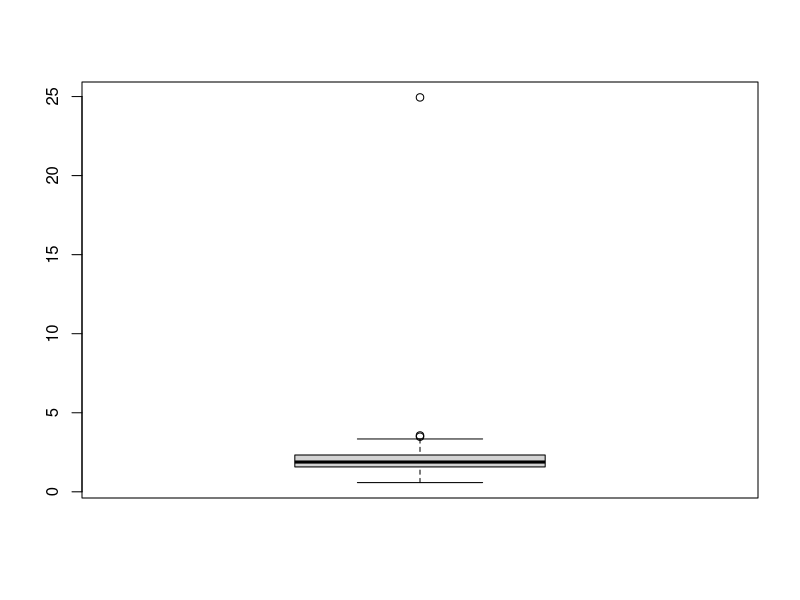
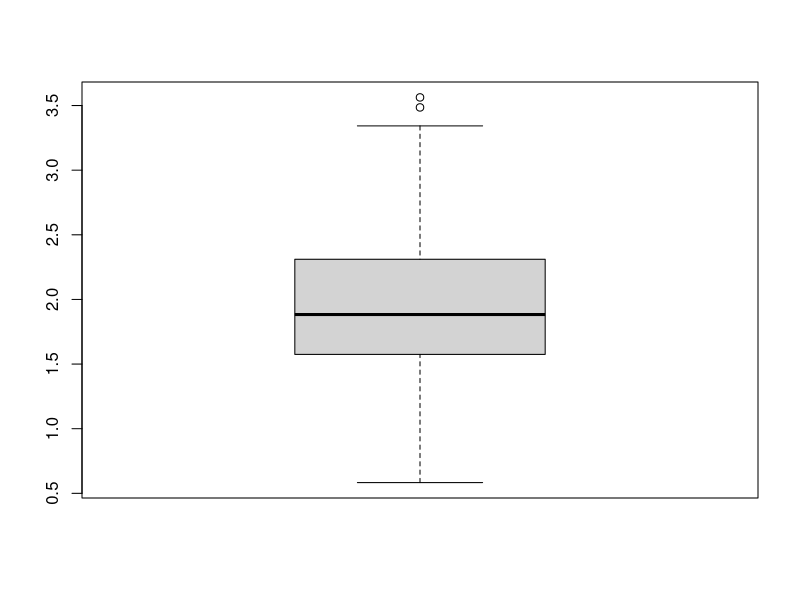
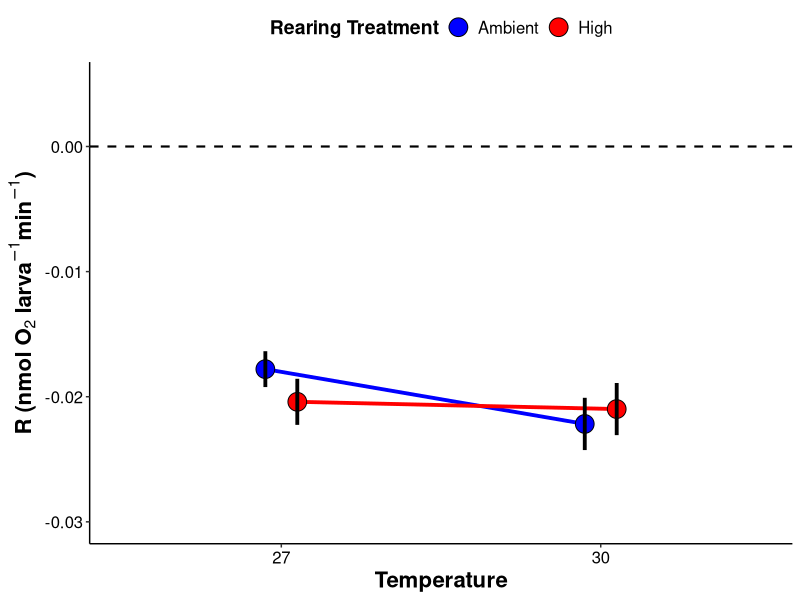
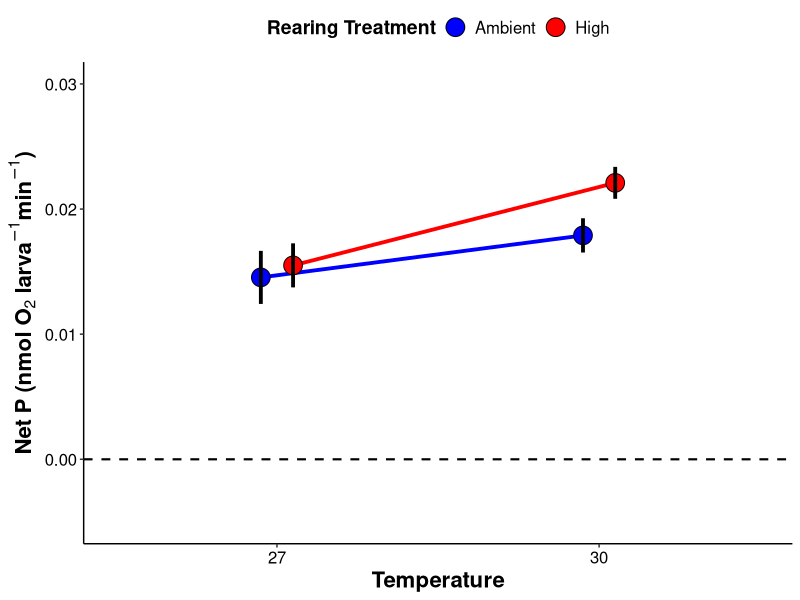
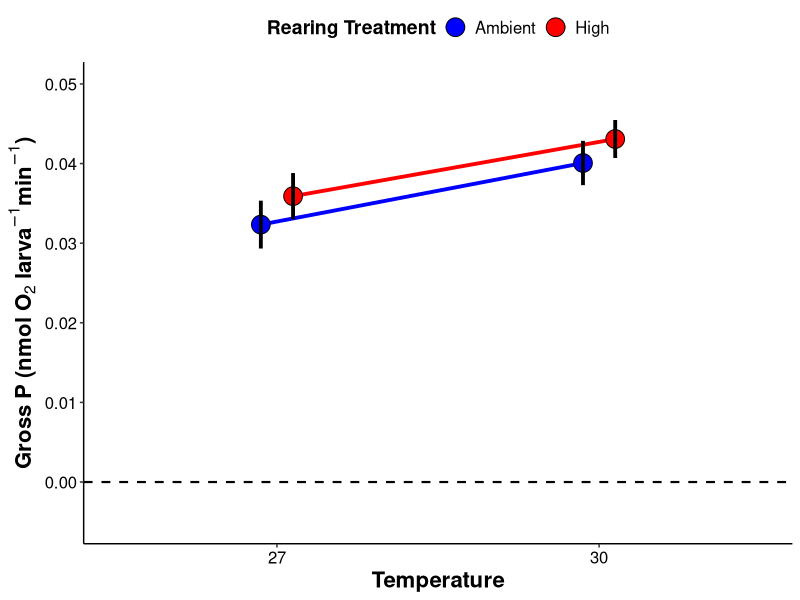
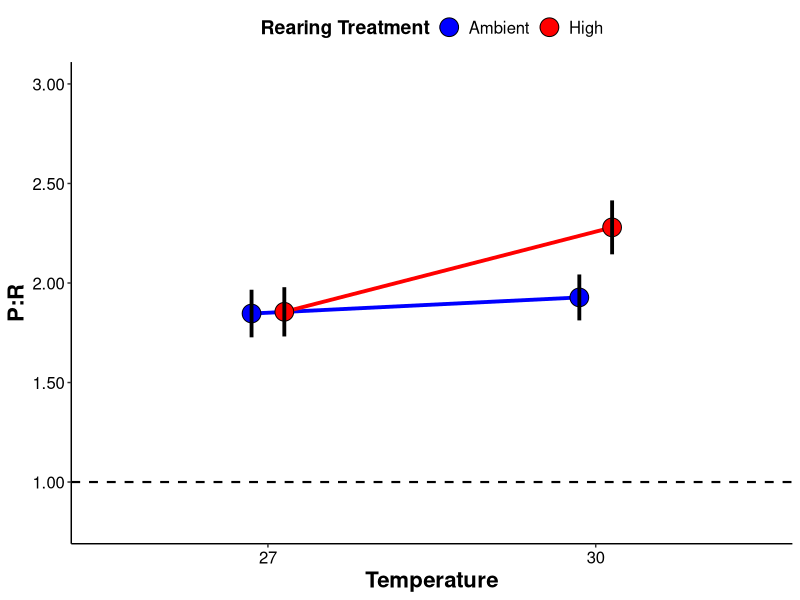
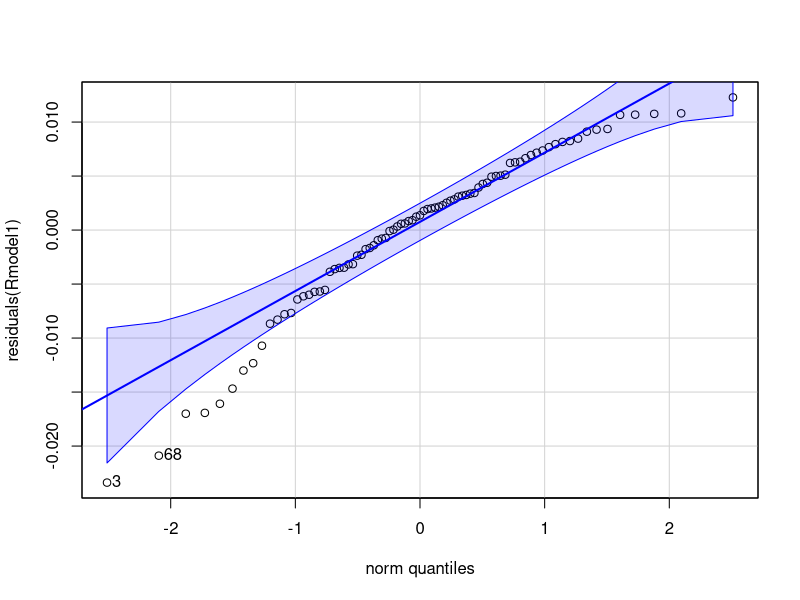
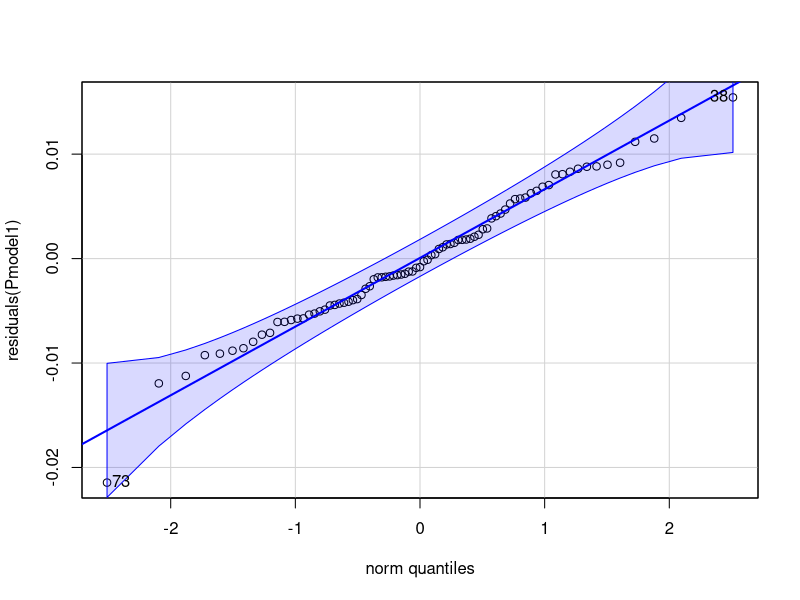

These figures' R source, in order:
## ---- chunk 1
knitr::opts_chunk$set(echo = TRUE, warning = FALSE, message = FALSE)
## ---- chunk 2
## install packages if you dont already have them in your library
if ("tidyverse" %in% rownames(installed.packages()) == 'FALSE') install.packages('tidyverse') 
if ("car" %in% rownames(installed.packages()) == 'FALSE') install.packages('car') 
if ("lme4" %in% rownames(installed.packages()) == 'FALSE') install.packages('lme4') 
if ("lmerTest" %in% rownames(installed.packages()) == 'FALSE') install.packages('lmerTest') 
if ("scales" %in% rownames(installed.packages()) == 'FALSE') install.packages('scales') 
if ("cowplot" %in% rownames(installed.packages()) == 'FALSE') install.packages('cowplot') 
if ("ggplot2" %in% rownames(installed.packages()) == 'FALSE') install.packages('ggplot2') 
if ("effects" %in% rownames(installed.packages()) == 'FALSE') install.packages('effects') 
if ("emmeans" %in% rownames(installed.packages()) == 'FALSE') install.packages('emmeans') 
if ("multcomp" %in% rownames(installed.packages()) == 'FALSE') install.packages('multcomp') 

#load packages
library("ggplot2")
library("tidyverse")
library('car')
library('lme4')
library('lmerTest')
library('scales')
library('cowplot')
library('effects')
library('emmeans')
library('multcomp')
## ---- chunk 3
PRdata<-read.csv("Mcap2021/Output/Respiration/oxygen_P_R_calc.csv") #load data
## ---- chunk 4
#remove all rows of wells that did not have samples or blanks
PRdata<-PRdata[!is.na(PRdata$Type),]

#format columns
PRdata$Temperature<-as.factor(PRdata$Temperature)
PRdata$Plate<-as.factor(PRdata$Plate)
PRdata$Run<-as.factor(PRdata$Run)
## ---- chunk 5
PRdata$ratio<-abs(PRdata$GP.nmol.org.min)/abs(PRdata$R.nmol.org.min) #calculate ratio with absolute values
#remove outliers detected by values of P:R ratio data
boxplot(PRdata$ratio)
PRdata<-PRdata%>%filter(ratio < 10)
boxplot(PRdata$ratio)
## ---- chunk 6

r_plot<-PRdata %>%
    group_by(Treatment, Temperature)%>%
    summarise(mean=mean(R.nmol.org.min), sd=sd(R.nmol.org.min), N=length(R.nmol.org.min), se=sd/sqrt(N))%>%
    ggplot(., aes(x = as.factor(Temperature), y = mean, group=interaction(Treatment, Temperature))) +
    geom_hline(yintercept=0, linetype="dashed", color="black", size=0.75)+
    geom_line(position=position_dodge(0.2), size=1.3, aes(color=Treatment, group=Treatment)) +
    geom_point(aes(fill=Treatment, group=interaction(Treatment, Temperature)), pch = 21, size=6, position = position_dodge(0.2)) + 
    geom_errorbar(aes(ymin=mean-se, ymax=mean+se, group=interaction(Treatment, Temperature)), width=0, linetype="solid", position=position_dodge(0.2), size=1.3, color="black")+
    xlab("Temperature") + 
    scale_fill_manual(name="Rearing Treatment", values=c("blue","red"))+
    scale_color_manual(name="Rearing Treatment", values=c("blue","red"))+
    ylab(expression(bold(paste("R (nmol ", O[2], " larva"^-1, "min"^-1, ")")))) +
    scale_y_continuous(limits=c(-0.03, 0.005), labels = scales::number_format(accuracy = 0.01, decimal.mark = '.'))+
    theme_classic() + 
    theme(
      legend.position="top",
      axis.title=element_text(face="bold", size=16),
      axis.text=element_text(size=12, color="black"), 
      legend.title=element_text(face="bold", size=14), 
      legend.text=element_text(size=12)
      ); r_plot

ggsave("Mcap2021/Figures/Respiration/Respiration.png", r_plot, dpi=300, w=5, h=5, units="in")
## ---- chunk 7
p_plot<-PRdata %>%
    group_by(Treatment, Temperature)%>%
    summarise(mean=mean(P.nmol.org.min), sd=sd(P.nmol.org.min), N=length(P.nmol.org.min), se=sd/sqrt(N))%>%
    ggplot(., aes(x = as.factor(Temperature), y = mean, group=interaction(Treatment, Temperature))) +
    geom_hline(yintercept=0, linetype="dashed", color="black", size=0.75)+
    geom_line(position=position_dodge(0.2), size=1.3, aes(color=Treatment, group=Treatment)) +
    geom_point(aes(fill=Treatment, group=interaction(Treatment, Temperature)), pch = 21, size=6, position = position_dodge(0.2)) + 
    geom_errorbar(aes(ymin=mean-se, ymax=mean+se, group=interaction(Treatment, Temperature)), width=0, linetype="solid", position=position_dodge(0.2), size=1.3, color="black")+
    xlab("Temperature") + 
    scale_fill_manual(name="Rearing Treatment", values=c("blue","red"))+
    scale_color_manual(name="Rearing Treatment", values=c("blue","red"))+
    ylab(expression(bold(paste("Net P (nmol ", O[2], " larva"^-1, "min"^-1, ")")))) +
    scale_y_continuous(limits=c(-0.005, 0.03), labels = scales::number_format(accuracy = 0.01, decimal.mark = '.'))+
    theme_classic() + 
    theme(
      legend.position="top",
      axis.title=element_text(face="bold", size=16),
      axis.text=element_text(size=12, color="black"), 
      legend.title=element_text(face="bold", size=14), 
      legend.text=element_text(size=12)
      ); p_plot

ggsave("Mcap2021/Figures/Respiration/NetPhotosynthesis.png", p_plot, dpi=300, w=5, h=5, units="in")
## ---- chunk 8
gp_plot<-PRdata %>%
    group_by(Treatment, Temperature)%>%
    summarise(mean=mean(GP.nmol.org.min), sd=sd(GP.nmol.org.min), N=length(GP.nmol.org.min), se=sd/sqrt(N))%>%
    ggplot(., aes(x = as.factor(Temperature), y = mean, group=interaction(Treatment, Temperature))) +
    geom_hline(yintercept=0, linetype="dashed", color="black", size=0.75)+
    geom_line(position=position_dodge(0.2), size=1.3, aes(color=Treatment, group=Treatment)) +
    geom_point(aes(fill=Treatment, group=interaction(Treatment, Temperature)), pch = 21, size=6, position = position_dodge(0.2)) + 
    geom_errorbar(aes(ymin=mean-se, ymax=mean+se, group=interaction(Treatment, Temperature)), width=0, linetype="solid", position=position_dodge(0.2), size=1.3, color="black")+
    xlab("Temperature") + 
    scale_fill_manual(name="Rearing Treatment", values=c("blue","red"))+
    scale_color_manual(name="Rearing Treatment", values=c("blue","red"))+
    ylab(expression(bold(paste("Gross P (nmol ", O[2], " larva"^-1, "min"^-1, ")")))) +
    scale_y_continuous(limits=c(-0.005, 0.05), labels = scales::number_format(accuracy = 0.01, decimal.mark = '.'))+
    theme_classic() + 
    theme(
      legend.position="top",
      axis.title=element_text(face="bold", size=16),
      axis.text=element_text(size=12, color="black"), 
      legend.title=element_text(face="bold", size=14), 
      legend.text=element_text(size=12)
      ); gp_plot

ggsave("Mcap2021/Figures/Respiration/GrossPhotosynthesis.png", gp_plot, dpi=300, w=5, h=5, units="in")
## ---- chunk 9
pr_plot<-PRdata %>%
    group_by(Treatment, Temperature)%>%
    summarise(mean=mean(ratio), sd=sd(ratio), N=length(ratio), se=sd/sqrt(N))%>%
    ggplot(., aes(x = as.factor(Temperature), y = mean, group=interaction(Treatment, Temperature))) +
    geom_hline(yintercept=1, linetype="dashed", color="black", size=0.75)+
    geom_line(position=position_dodge(0.2), size=1.3, aes(color=Treatment, group=Treatment)) +
    geom_point(aes(fill=Treatment, group=interaction(Treatment, Temperature)), pch = 21, size=6, position = position_dodge(0.2)) + 
    geom_errorbar(aes(ymin=mean-se, ymax=mean+se, group=interaction(Treatment, Temperature)), width=0, linetype="solid", position=position_dodge(0.2), size=1.3, color="black")+
    xlab("Temperature") + 
    scale_fill_manual(name="Rearing Treatment", values=c("blue","red"))+
    scale_color_manual(name="Rearing Treatment", values=c("blue","red"))+
    ylab(expression(bold(paste("P:R")))) +
    scale_y_continuous(limits=c(0.8, 3), labels = scales::number_format(accuracy = 0.01, decimal.mark = '.'))+
    theme_classic() + 
    theme(
      legend.position="top",
      axis.title=element_text(face="bold", size=16),
      axis.text=element_text(size=12, color="black"), 
      legend.title=element_text(face="bold", size=14), 
      legend.text=element_text(size=12)
      ); pr_plot

ggsave("Mcap2021/Figures/Respiration/PRratio.png", pr_plot, dpi=300, w=5, h=5, units="in")
## ---- chunk 10
full_fig<-plot_grid(r_plot, p_plot, gp_plot, pr_plot, ncol=4, nrow=1, rel_heights= c(1,1,1,1), rel_widths = c(1,1,1,1.2), label_y=1, align="h")

ggsave(filename="Mcap2021/Figures/Respiration/respirometry_fig.png", plot=full_fig, dpi=500, width=18, height=6, units="in")
## ---- chunk 11
Rmodel1<-lmer(R.nmol.org.min~Treatment*Temperature + (1|Run) + (1|Tank), data=PRdata) #run as random
anova(Rmodel1, type="II") 
summary(Rmodel1)
## ---- chunk 12
qqPlot(residuals(Rmodel1))
leveneTest(residuals(Rmodel1)~Treatment*Temperature, data=PRdata)
## ---- chunk 13
emm<-emmeans(Rmodel1, ~Treatment*Temperature)
cld(emm)
## ---- chunk 14
Pmodel1<-lmer(P.nmol.org.min~Treatment*Temperature + (1|Run) + (1|Tank), data=PRdata) #run nested within day
anova(Pmodel1, type="II")
summary(Pmodel1)
## ---- chunk 15
qqPlot(residuals(Pmodel1))
leveneTest(residuals(Pmodel1)~Treatment*Temperature, data=PRdata)
## ---- chunk 16
emm<-emmeans(Pmodel1, ~Treatment*Temperature)
cld(emm)
## ---- chunk 17
GPmodel1<-lmer(GP.nmol.org.min~Treatment*Temperature + (1|Run) + (1|Tank), data=PRdata) #run nested within day
anova(GPmodel1, type="II")
summary(GPmodel1)
## ---- chunk 18
qqPlot(residuals(GPmodel1))
leveneTest(residuals(GPmodel1)~Treatment*Temperature, data=PRdata)
## ---- chunk 19
emm<-emmeans(GPmodel1, ~Treatment*Temperature)
cld(emm)
## ---- chunk 20
PRmodel1<-lmer(ratio~Treatment*Temperature + (1|Run) + (1|Tank), data=PRdata) #run as random
anova(PRmodel1, type="II")
summary(PRmodel1)
## ---- chunk 21
qqPlot(residuals(PRmodel1))
leveneTest(residuals(PRmodel1)~Treatment*Temperature, data=PRdata)
## ---- chunk 22
emm<-emmeans(PRmodel1, ~Treatment*Temperature)
cld(emm)
## ---- chunk 23
summary<-PRdata%>%
  group_by(Temperature, Treatment)%>%
  summarise(N=length(R.nmol.org.min),
            Mean_R=mean(R.nmol.org.min), 
            SE_R=sd(R.nmol.org.min)/sqrt(length(R.nmol.org.min)),
            Mean_P=mean(P.nmol.org.min), 
            SE_P=sd(P.nmol.org.min)/sqrt(length(P.nmol.org.min)),
            Mean_GP=mean(GP.nmol.org.min), 
            SE_GP=sd(GP.nmol.org.min)/sqrt(length(GP.nmol.org.min)),
            Mean_PR=mean(ratio), 
            SE_PR=sd(ratio)/sqrt(length(ratio)))

summary%>%
  write_csv(., "Mcap2021/Output/Respiration/mean_respiration.csv")
